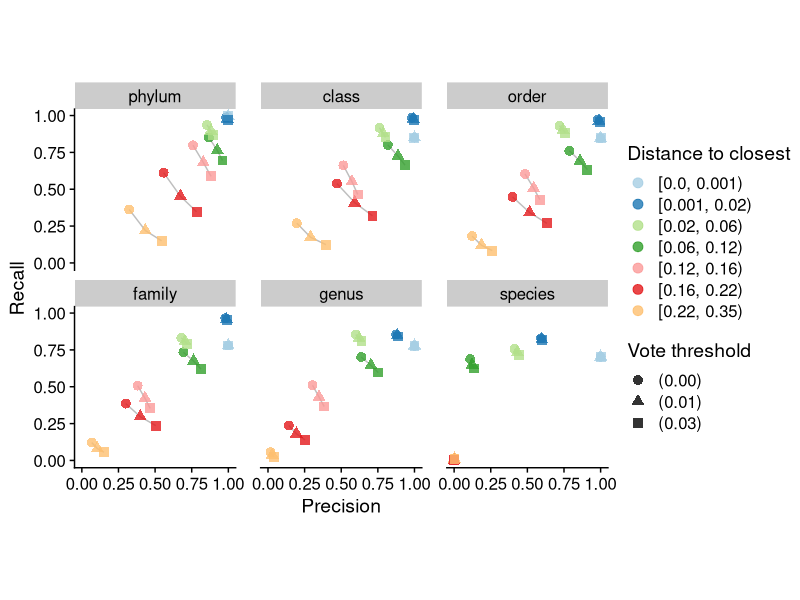

The R source for this figure: (Note: this script raises an error after producing the figure.)
require(ggplot2)
require(readr)
require(cowplot)
require(dplyr)

theme_set(theme_cowplot(font_size = 8))

scores_cc <- read_csv("../results/summary_scores_c.csv")
scores_cc <- scores_cc %>%
  filter(Taxonomic_Rank != "superkingdom") %>%
  mutate(Distance_to_closest = factor(Distance_to_closest, levels = unique(Distance_to_closest)))

scores_cc$Taxonomic_Rank <- factor(
  scores_cc$Taxonomic_Rank,
  levels = c("phylum", "class", "order", "family", "genus", "species")
)

ggplot(scores_cc, aes(x = Precision, y = Recall, color = Distance_to_closest, shape = Method, group = Method)) +
  facet_wrap(vars(Taxonomic_Rank)) +
  geom_line(aes(group = Distance_to_closest), color = "gray") +
  geom_point(size = 3, alpha = 0.8) +
  labs(shape = "Vote threshold", colour = "Distance to closest", x = "Precision", y = "Recall") +
  theme_cowplot() +
  scale_colour_brewer(palette = "Paired") +
  theme(aspect.ratio = 1, panel.spacing.x = unit(1.25, "lines"))

ggsave2("../figures/vote_threshold_comparison.pdf")
